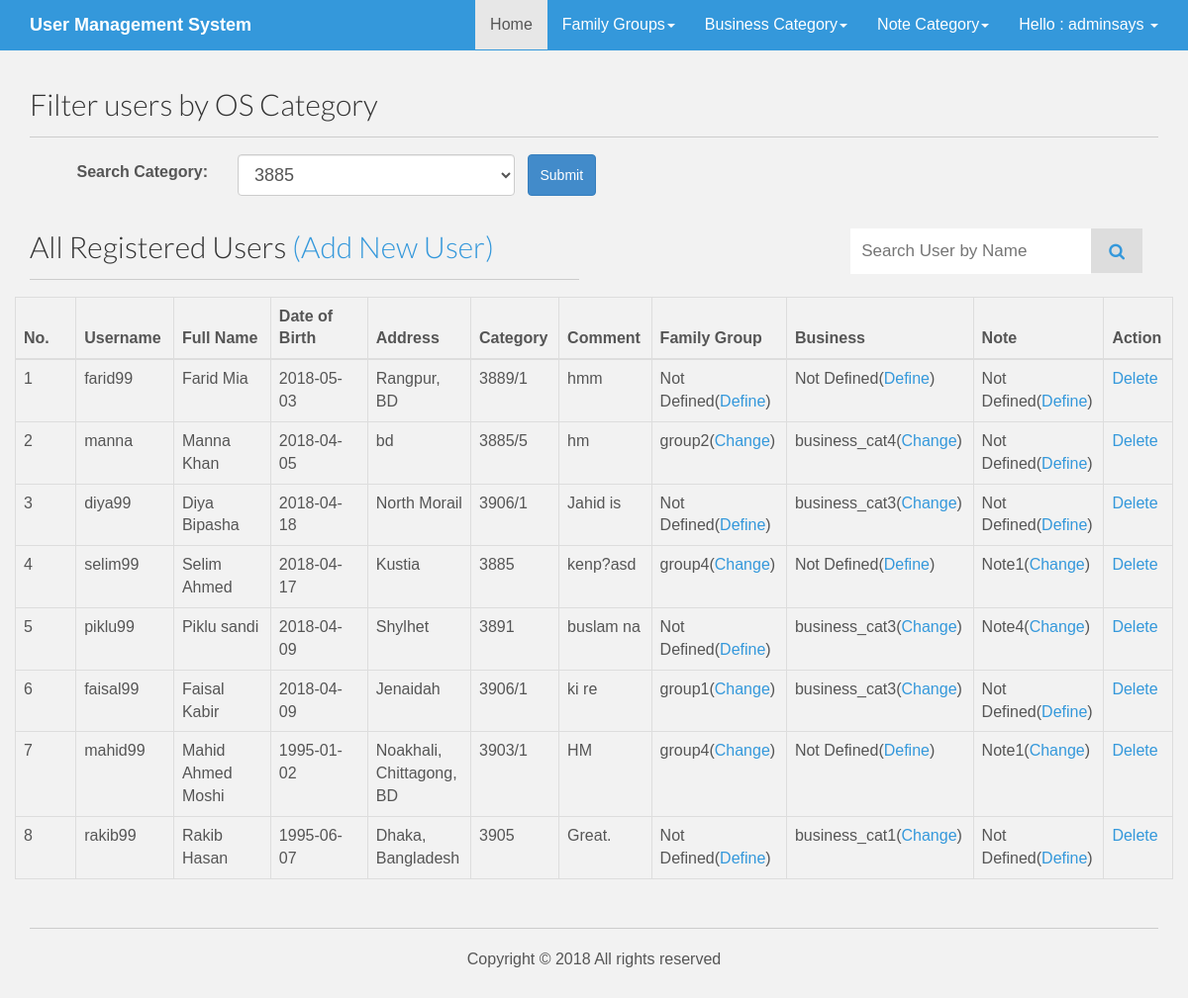
/admin/index.php (signed in), run on the app's committed database.
### tables this page shows
CREATE TABLE `tbl_users` (
  `id` int(16) NOT NULL,
  `username` varchar(255) NOT NULL,
  `password` varchar(255) NOT NULL,
  `first_name` varchar(255) NOT NULL,
  `surname` varchar(255) NOT NULL,
  `date_of_birth` varchar(255) NOT NULL,
  `address` varchar(255) NOT NULL,
  `category` varchar(256) NOT NULL,
  `comment` varchar(256) NOT NULL,
  `group_id` int(16) NOT NULL DEFAULT '0',
  `business_id` int(16) NOT NULL DEFAULT '0',
  `comment_id` int(16) NOT NULL DEFAULT '0'
);

CREATE TABLE `tbl_groups` (
  `id` int(16) NOT NULL,
  `name` varchar(255) NOT NULL
);

CREATE TABLE `tbl_business` (
  `id` int(16) NOT NULL,
  `name` varchar(255) NOT NULL
);

CREATE TABLE `tbl_comments` (
  `id` int(16) NOT NULL,
  `name` varchar(255) NOT NULL
);

### lib/Database.php (called while the page is built, shortened)
<?php
Class Database{
	public $host   = DB_HOST;
	public $user   = DB_USER;
	public $pass   = DB_PASS;
	public $dbname = DB_NAME;
	public $link;
	private function connectDB(){
	$this->link = new mysqli($this->host, $this->user, $this->pass, $this->dbname);
 }
	public function select($query){
		$result = $this->link->query($query) or die($this->link->error.__LINE__);
		if($result->num_rows > 0){
			return $result;
		} else {
			return false;
		}
	}
}

### admin/index.php (the view, shortened to what this page needs)
<?php include 'inc/header.php'; ?>
    <div class="container">
      <div class="row">
      <div class="col-md-12">
         <h2>Filter users by OS Category</h2><hr>
        <div class="container">
            <div class="row">
                    <div class="col-md-12">
                        <form action="search.php" class="form-horizontal" role="form" method="get">
            <div class="form-group">
      <label class="control-label col-sm-2" for="pwd">Search Category:</label>
      <div class="col-md-3">
         <select name="category" class="form-control" id="sel1"  required="required">
                <option value="3885">3885</option>
      </select>
      </div>
      <div class="col-md-1">
     <button type="submit" class="btn btn-primary">Submit</button>
      </div>
    </div>
        </form>
                    </div>
            </div>
        </div>
</div>
         <div class="container">
      <div class="row">
      <div class="col-md-6">
        <h2>All Registered Users <a href="addnewuser.php">(Add New User)</a> </h2><hr>
        </div>
      <div class="col-md-6">
       <div class="topnav">
  <div class="search-container">
    <form action="searchbyname.php" method="get">
      <input type="text" placeholder="Search User by Name" name="search" required="">
      <button type="submit"><i class="fa fa-search"></i></button>
    </form>
  </div>
</div>
        </div>
        </div>
        </div>
             <?php
          $query = "SELECT * from tbl_users  order by id DESC";
          $users = $db->select($query);
          if($users){ ?>
            <table class="table table-bordered" id="example">
                <thead>
                  <tr>
                    <th width="5%">No.</th>
                    <th width="8%">Username</th>
                    <th width="8%">Full Name</th>
                    <th width="8%">Date of Birth</th>
                    <th width="5%">Address</th>
                    <th width="5%">Category</th>
                    <th width="5%">Comment</th>
                    <th width="5%">Family Group</th>
                    <th width="5%">Business</th>
                    <th width="5%">Note</th>
                    <th width="5%">Action</th>
                  </tr>
                </thead>
                <tbody>
                    <?php $i=0;
                      while ($result = $users->fetch_assoc()) { $i++; $userid=$result['id'];?>
                        <tr class="odd gradeX">
                          <td><?php echo $i; ?></td>
                          <td><?php echo $result['username']; ?></td>
                          <td><?php echo $result['first_name'].' '.$result['surname']; ?></td>
                          <td><?php echo $result['date_of_birth']; ?></td>
                          <td><?php echo $result['address']; ?></td>
                          <td><?php echo $result['category']; ?></td>
                          <td><?php echo $result['comment']; ?></td>
                          <td><?php
                          if($result['group_id']){
                            $id = $result['group_id'];
                $query = "select * from tbl_groups where id='$id'";
                $category = $db->select($query);
                if($category){
                while ($result2 = $category->fetch_assoc()) {
                  echo $result2['name'].'('."<a href='changegroup.php?groupid=$id&userid=$userid'>Change</a>".')';
                  }
                }
                          } else {
                            echo 'Not Defined'.'('."<a href='assigngroup.php?userid=$userid'>Define</a>".')';
                          }
                          ?></td>
                          <td><?php
                          if($result['business_id']){
                            $id = $result['business_id'];
                $query = "select * from tbl_business where id='$id'";
                $category = $db->select($query);
                if($category){
                while ($result2 = $category->fetch_assoc()) {
                  echo $result2['name'].'('."<a href='changebusiness.php?businessid=$id&userid=$userid'>Change</a>".')';
                  }
                }
                          } else {
                            echo 'Not Defined'.'('."<a href='assignbusiness.php?userid=$userid'>Define</a>".')';
                          }
                          ?></td>
                          <td><?php
                          if($result['comment_id']){
                            $id = $result['comment_id'];
                $query = "select * from tbl_comments where id='$id'";
                $category = $db->select($query);
                if($category){
                while ($result2 = $category->fetch_assoc()) {
                  echo $result2['name'].'('."<a href='changecomment.php?commentid=$id&userid=$userid'>Change</a>".')';
                  }
                }
                          } else {
                            echo 'Not Defined'.'('."<a href='assigncomment.php?userid=$userid'>Define</a>".')';
                          }
                          ?></td>
                          <td><a onclick="return confirm('Are you sure to delete');" href="?del=<?php echo $result2['id']; ?>">Delete</a></td>
                        <?php } ?>
                </tbody>
              </table>
               <?php
                    }else{
                      echo '<center><h2 style="color:red">No user request found...</h2></center>';
                    }
                     ?>
      </div>
    </div>
<?php include 'inc/footer.php'; ?>

### assets/css/main.css (style rules this page uses)
body { background-color: #f2f2f2; font-family: 'Lato', sans-serif; font-weight: 300; font-size: 16px; color: #555; -webkit-font-smoothing: antialiased; -webkit-overflow-scrolling: touch; }
h1, h2, h3, h4, h5, h6 { font-family: 'Lato', sans-serif; font-weight: 300; color: #333; }
a { color: #3498db; word-wrap: break-word; -webkit-transition: color 0.1s ease-in, background 0.1s ease-in; -moz-transition: color 0.1s ease-in, background 0.1s ease-in; -ms-transition: color 0.1s ease-in, background 0.1s ease-in; -o-transition: color 0.1s ease-in, background 0.1s ease-in; transition: color 0.1s ease-in, background 0.1s ease-in; }
a:before, a:after { -webkit-transition: color 0.1s ease-in, background 0.1s ease-in; -moz-transition: color 0.1s ease-in, background 0.1s ease-in; -ms-transition: color 0.1s ease-in, background 0.1s ease-in; -o-transition: color 0.1s ease-in, background 0.1s ease-in; transition: color 0.1s ease-in, background 0.1s ease-in; }
hr { display: block; height: 1px; border: 0; border-top: 1px solid #ccc; margin: 1em 0; padding: 0; }
.form-control { height: 42px; font-size: 18px; width: 280px; }
i { margin: 8px; color: #3498db; }
html, body { margin:0; padding:0; height:100%; }

### admin/inc/header.php (style rules this page uses)
#content > div > div > div > div > div > div > div > div > form > div > div:nth-child(3) > button { padding: 10px 12px; }
* { box-sizing: border-box; }
body { margin: 0; font-family: Arial, Helvetica, sans-serif; }
.topnav { overflow: hidden; }
.topnav .search-container { float: right; }
.topnav input[type=text] { padding: 11px; margin-top: 8px; font-size: 17px; border: none; }
.topnav .search-container button { float: right; padding: 6px 10px; margin-top: 8px; margin-right: 16px; background: #ddd; font-size: 17px; border: none; cursor: pointer; }
#content > div > div > div > div > div.container > div > div:nth-child(2) { margin-top: 10px; }

### data on the page
tbl_users: username "farid99", first_name "Farid", surname "Mia", date_of_birth "2018-05-03", address "Rangpur, BD", category "3889/1", comment "hmm"
tbl_users: username "manna", first_name "Manna", surname "Khan", date_of_birth "2018-04-05", address "bd", category "3885/5", comment "hm"
tbl_groups: name "group2"
tbl_business: name "business_cat4"
tbl_users: username "diya99", first_name "Diya", surname "Bipasha", date_of_birth "2018-04-18", address "North Morail", category "3906/1", comment "Jahid is"
tbl_business: name "business_cat3"
tbl_users: username "selim99", first_name "Selim", surname "Ahmed", date_of_birth "2018-04-17", address "Kustia", category "3885", comment "kenp?asd"
tbl_groups: name "group4"
tbl_comments: name "Note1"
tbl_users: username "piklu99", first_name "Piklu", surname "sandi", date_of_birth "2018-04-09", address "Shylhet", category "3891", comment "buslam na"
tbl_comments: name "Note4"
tbl_users: username "faisal99", first_name "Faisal", surname "Kabir", date_of_birth "2018-04-09", address "Jenaidah", category "3906/1", comment "ki re"
tbl_groups: name "group1"
tbl_users: username "mahid99", first_name "Mahid", surname "Ahmed Moshi", date_of_birth "1995-01-02", address "Noakhali, Chittagong, BD", category "3903/1", comment "HM"
tbl_users: username "rakib99", first_name "Rakib", surname "Hasan", date_of_birth "1995-06-07", address "Dhaka, Bangladesh", category "3905", comment "Great."
tbl_business: name "business_cat1"

### other printed values
Session::get('username') "adminsays"
